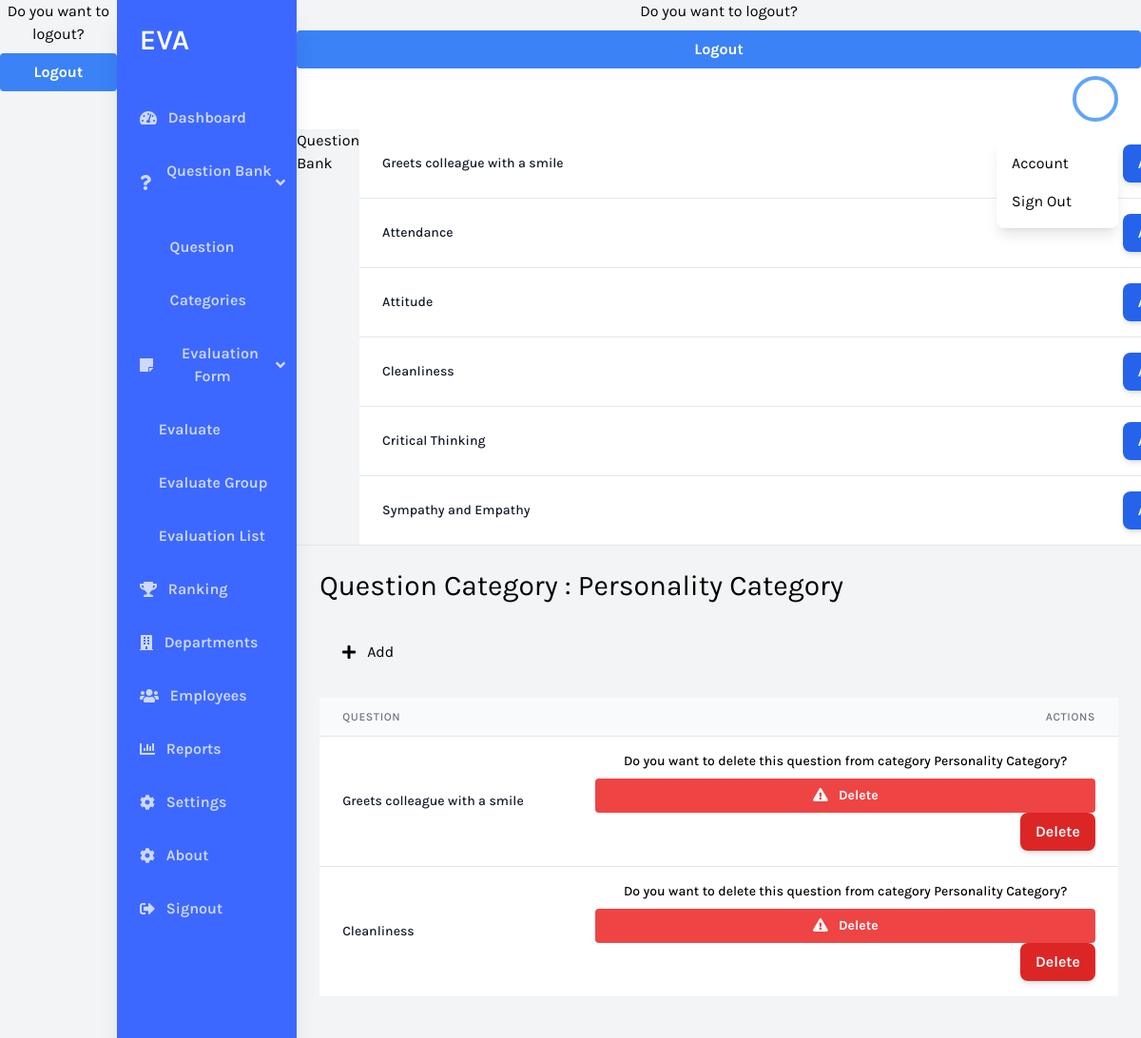
The app's page /question_link_category/3 with its own data.
### eva/models.py (models this page shows, shortened)
class Question(models.Model):
    created_at = models.DateTimeField(auto_now_add=True)
    name = models.CharField(max_length=255)

class QuestionCategory(models.Model):
    created_at = models.DateTimeField(auto_now_add=True)
    name = models.CharField(max_length=255)
    percentage = models.IntegerField(default=0)

class QuestionCategoryBridge(models.Model):
    created_at = models.DateTimeField(auto_now_add=True)
    question_id = models.IntegerField(default=0)
    category_id = models.IntegerField(default=0)

### eva/views.py (the view)
# urls.py: path('question_link_category/<int:pk>', views.question_link_category, name='question_link_category'),
def question_link_category(request,pk, success = ''):
    category = QuestionCategory.objects.get(pk=pk)
    questions = Question.objects.all()
    if success == 'success':
        success = "Successfully added a new question to the category."
    data = QuestionCategoryBridge.objects.raw(f"""
            SELECT
                t1.id,
                t2.name
            from eva_questioncategorybridge t1
            left join
                (SELECT * from eva_question) t2
            on t1.question_id = t2.id
            where t1.category_id = {pk}
            """)
    return render(request, "eva/question_link_category.html", {"data": data, "category": category, "questions": questions, "success": success})

### eva/templates/eva/question_link_category.html (shortened to what this page needs)
<!DOCTYPE html>
<html lang="en">
  <head>
    <script src="https://cdn.tailwindcss.com"></script>
    <link rel="stylesheet" href="https://cdnjs.cloudflare.com/ajax/libs/jquery-modal/0.9.1/jquery.modal.min.css" />
  </head>
  <body class="bg-gray-100 font-family-karla flex">
    {% include 'includes/navbar.html' %}
    <div class="w-full flex flex-col h-screen overflow-y-hidden">
      {% include 'includes/header.html' %}
      <div id="add_question" class="modal flex w-full">
            <h1> Question Bank </h1>
            <br>
            <div class="min-w-full divide-y divide-gray-200"  style="background-color: gray !important">
                <table id="table" class="min-w-full divide-y divide-gray-200 ">
                    <tbody class="bg-white divide-y divide-gray-200">
                        {% for x in questions %}
                        <tr>
                            <td class="px-6 py-4 whitespace-nowrap">
                                <div class="flex items-center">
                                <div class="text-sm font-medium text-gray-900">
                                    {{ x.name }}
                                </div>
                                </div>
                            </td>
                            <td class="px-6 py-4 whitespace-nowrap" style="float: right;">
                                <div class="flex items-center">
                                <div class="text-sm font-medium text-gray-900">
                                    <a href="{% url 'add_question_category_link' category.id x.id %}"
                                    class="inline-block flex-shrink-0 bg-blue-600 text-white
                                     text-base font-semibold py-2 px-4 rounded-lg shadow-md
                                      hover:bg-blue-800 focus:outline-none focus:ring-2 focus:ring-blue-500 focus:ring-offset-2 focus:ring-offset-blue-200" >
                                        </a>
                                </div>
                                </div>
                            </td>
                        </tr>
                        {% endfor %}
                    </tbody>
                </table>
            </div>
      </div>
      <div class="w-full overflow-x-hidden border-t flex flex-col">
        <main class="w-full flex-grow p-6">
          <h1 class="text-3xl text-black pb-6">Question Category : {{ category.name }}</h1>
          <a
      href="#add_question" rel="modal:open"
      class="
        flex
        items-center
        text-blue
        py-4
        pl-6
        nav-item
        w-64
      "
    >
      <i class="fas fa-plus mr-3"></i>
      Add
    </a>
          <div class="flex flex-col mt-5 mb-5">
            <table id="table" class="min-w-full divide-y divide-gray-200">
              <thead class="bg-gray-50">
                <tr>
                  <th
                    scope="col"
                    class="px-6 py-3 text-left text-xs font-medium text-gray-500 uppercase tracking-wider"
                  >
                    Question
                  </th>
                  <th
                    scope="col"
                    class="px-6 py-3 text-left text-xs font-medium text-right text-gray-500 uppercase tracking-wider"
                  >Actions</th>
                </tr>
              </thead>
              <tbody class="bg-white divide-y divide-gray-200">
                 {% for x in data %}
                <tr>
                  <td class="px-6 py-4 whitespace-nowrap">
                    <div class="flex items-center">
                      <div class="text-sm font-medium text-gray-900">
                        {{ x.name }}
                      </div>
                    </div>
                  </td>
                  <td
                    class="px-6 py-4 whitespace-nowrap text-right text-sm font-medium"
                  >
                     <div id="delete" class="modal">
                      <p class="text-center">Do you want to delete this question from category {{ category.name}}?
                          <form
                      class= "block bg-red-500 hover:bg-red-700 text-white font-bold py-2 px-4 rounded text-center mt-2"
                      action="{% url 'question_category_link_delete' category.id x.id %}"
                      method="post">
                      <i class="fas fa-exclamation-triangle mr-2"></i>
                      <button
                        class="text-center">
                        Delete
                      </button>
                    </form>
                     </div>
                    <a href = "#delete" rel="modal:open"
                      class="inline-block flex-shrink-0 bg-red-600 text-white text-base font-semibold py-2 px-4 rounded-lg shadow-md hover:bg-red-800 focus:outline-none focus:ring-2 focus:ring-red-500 focus:ring-offset-2 focus:ring-offset-red-200"
                    >
                      Delete
                    </a>
                  </td>
                </tr>
                {% endfor %}
              </tbody>
            </table>
          </div>
        </main>
      </div>
    </div>
  </body>
</html>

### eva/templates/eva/question_link_category.html (style rules this page uses)
.font-family-karla { font-family: karla; }
.modal { max-width: 80vw !important; }

### records on screen
Question: name "Greets colleague with a smile"
Question: name "Attendance"
Question: name "Attitude"
Question: name "Cleanliness"
Question: name "Critical Thinking"
Question: name "Sympathy and Empathy"
QuestionCategory: name "Personality Category"
QuestionCategoryBridge: name "Greets colleague with a smile"
QuestionCategoryBridge: name "Cleanliness"
